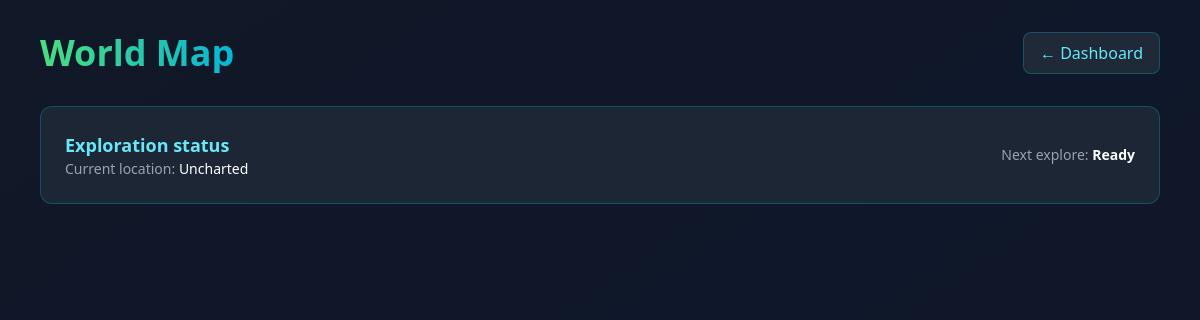
Before: /pages/world_map.php (signed in) with the older database file.
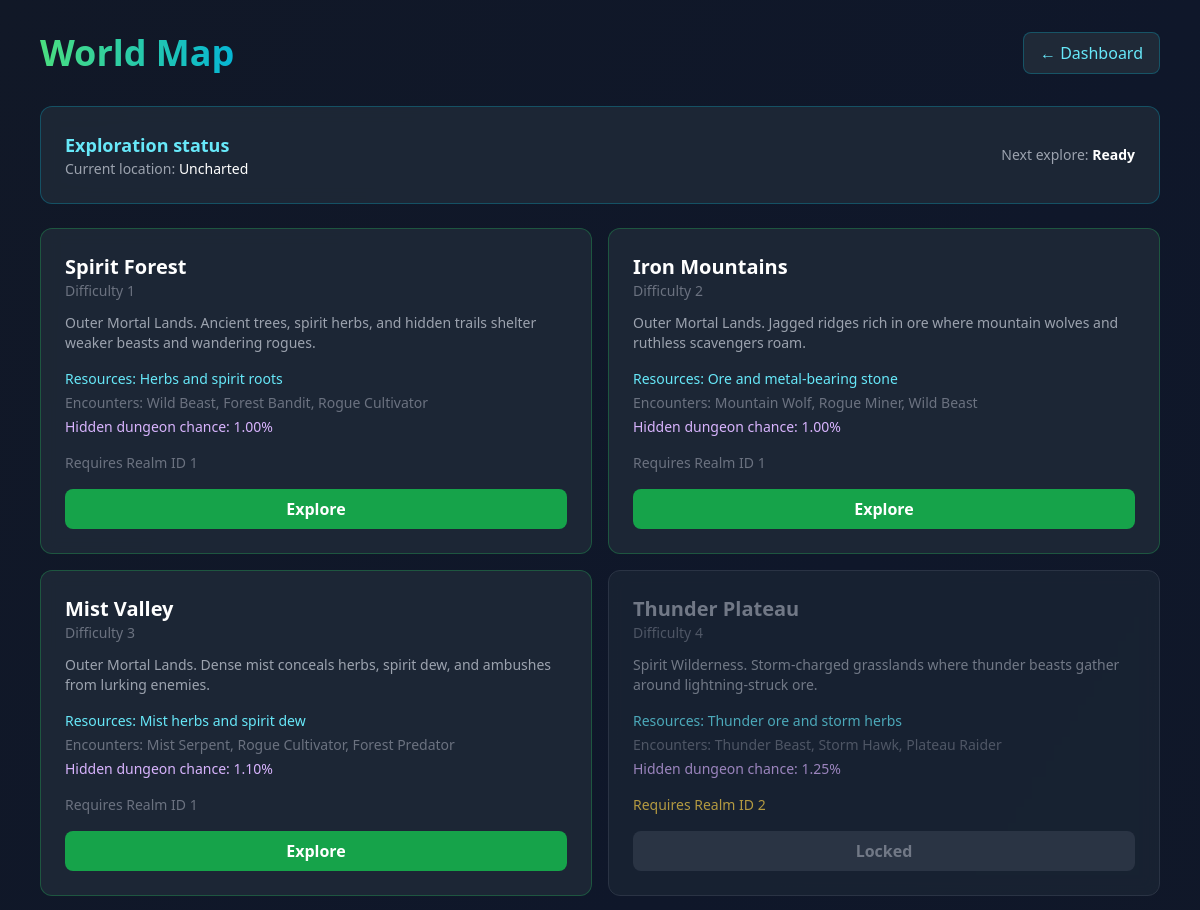
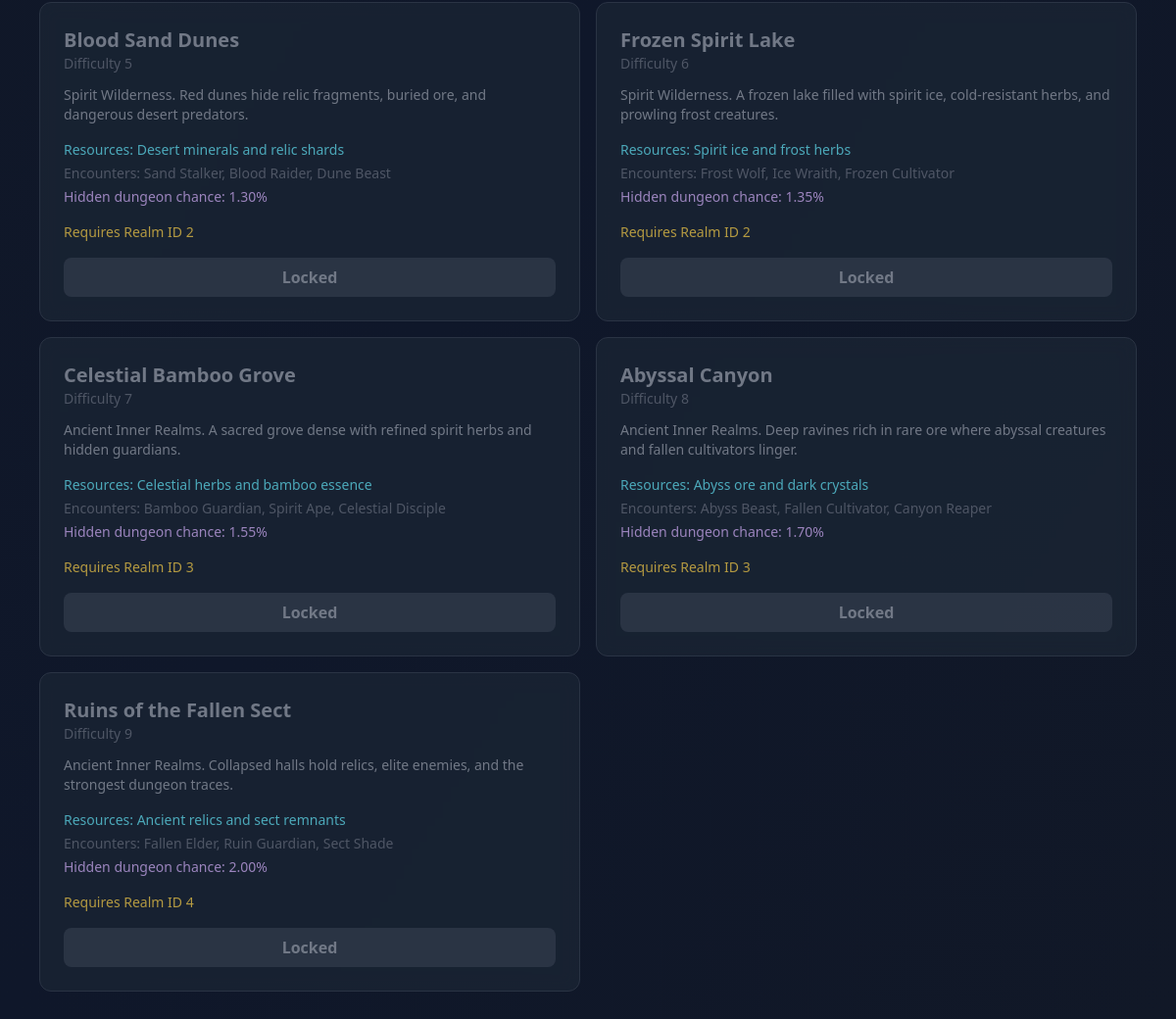
After: the same page with the newer database file (2 pictures, top to bottom).
### tables this page shows
CREATE TABLE IF NOT EXISTS world_regions (
    id INT UNSIGNED AUTO_INCREMENT PRIMARY KEY,
    name VARCHAR(100) NOT NULL,
    difficulty INT UNSIGNED NOT NULL DEFAULT 1,
    description TEXT,
    min_realm_id INT UNSIGNED NOT NULL DEFAULT 1,
    resource_type VARCHAR(100) NOT NULL DEFAULT 'Mixed Resources',
    exploration_encounters TEXT,
    hidden_dungeon_chance DECIMAL(5,2) NOT NULL DEFAULT 1.00,
    can_be_captured TINYINT(1) NOT NULL DEFAULT 0,
    INDEX idx_min_realm (min_realm_id),
    INDEX idx_difficulty (difficulty),
    INDEX idx_captureable (can_be_captured)
);

### services/ExplorationService.php (called while the page is built, shortened)
<?php
class ExplorationService
{
    public function getRegionsForUser(int $userId): array
    {
        try {
            $db = Database::getConnection();
            $stmt = $db->prepare('SELECT realm_id FROM users WHERE id = ? LIMIT 1');
            $stmt->execute([$userId]);
            $userRealmId = (int)($stmt->fetchColumn() ?: 1);
            $stmt = $db->prepare("
                SELECT ul.region_id, ul.last_explore_at, r.name, r.resource_type, r.exploration_encounters, r.hidden_dungeon_chance
                FROM user_location ul
                JOIN world_regions r ON r.id = ul.region_id
                WHERE ul.user_id = ?
                LIMIT 1
            ");
            $stmt->execute([$userId]);
            $location = $stmt->fetch(PDO::FETCH_ASSOC) ?: null;
            $stmt = $db->query("
                SELECT id, name, difficulty, description, min_realm_id, resource_type, exploration_encounters, hidden_dungeon_chance
                FROM world_regions
                ORDER BY min_realm_id ASC, difficulty ASC, id ASC
            ");
            $regions = $stmt->fetchAll(PDO::FETCH_ASSOC) ?: [];
            $cooldownRemaining = $this->getCooldownRemaining($userId);
            return [
                'regions' => $regions,
                'user_realm_id' => $userRealmId,
                'current_location' => $location,
                'cooldown_remaining' => $cooldownRemaining,
            ];
        } catch (PDOException $e) {
            error_log('ExplorationService::getRegionsForUser ' . $e->getMessage());
            return [
                'regions' => [],
                'user_realm_id' => 1,
                'current_location' => null,
                'cooldown_remaining' => 0,
            ];
        }
    }
    public function getCooldownRemaining(int $userId): int
    {
        try {
            $db = Database::getConnection();
            $stmt = $db->prepare('SELECT last_explore_at FROM user_location WHERE user_id = ? LIMIT 1');
            $stmt->execute([$userId]);
            $lastAt = $stmt->fetchColumn();
            if ($lastAt === false || $lastAt === null || $lastAt === '') {
                return 0;
            }
            $elapsed = time() - (int)strtotime((string)$lastAt);
            return max(0, self::EXPLORE_COOLDOWN_SECONDS - $elapsed);
        } catch (PDOException $e) {
            error_log('ExplorationService::getCooldownRemaining ' . $e->getMessage());
            return 0;
        }
    }
}

### pages/world_map.php (the view, shortened to what the changed rows need)
<?php
require_once dirname(__DIR__) . '/core/SessionHelper.php';
require_once dirname(__DIR__) . '/services/ExplorationService.php';
$userId = SessionHelper::requireLoggedIn();
$service = new ExplorationService();
$mapData = $service->getRegionsForUser($userId);
$regions = $mapData['regions'] ?? [];
?>
<!DOCTYPE html>
<html lang="en">
<head>
    <script src="https://cdn.tailwindcss.com"></script>
</head>
<body class="bg-gradient-to-br from-gray-900 via-slate-900 to-gray-900 min-h-screen">
    <div class="container mx-auto px-4 py-8 max-w-6xl">
        <div class="flex justify-between items-center mb-8">
            <h1 class="text-4xl font-bold bg-gradient-to-r from-green-400 to-cyan-500 bg-clip-text text-transparent">World Map</h1>
        </div>
        <div class="bg-gray-800/90 backdrop-blur border border-cyan-500/30 rounded-xl p-6 mb-6">
            <div class="flex flex-wrap items-center justify-between gap-4">
                <div>
                    <h2 class="text-lg font-semibold text-cyan-300">Exploration status</h2>
                </div>
            </div>
        </div>
        <div class="grid grid-cols-1 md:grid-cols-2 xl:grid-cols-3 gap-4">
            <?php foreach ($regions as $region): ?>
                <?php $locked = !empty($region['locked']); ?>
                <div class="bg-gray-800/90 backdrop-blur border <?php echo $locked ? 'border-gray-700 opacity-70' : 'border-green-500/30'; ?> rounded-xl p-6">
                    <div class="flex justify-between items-start gap-3 mb-3">
                        <div>
                            <h3 class="text-xl font-semibold <?php echo $locked ? 'text-gray-400' : 'text-white'; ?>">
                                <?php echo htmlspecialchars($region['name'] ?? '', ENT_QUOTES, 'UTF-8'); ?>
                            </h3>
                            <p class="text-sm text-gray-500">Difficulty <?php echo (int)($region['difficulty'] ?? 1); ?></p>
                        </div>
                    </div>
                    <p class="text-sm text-gray-400 mb-4"><?php echo htmlspecialchars($region['description'] ?? '', ENT_QUOTES, 'UTF-8'); ?></p>
                    <p class="text-sm text-cyan-300 mb-1">Resources: <?php echo htmlspecialchars($region['resource_type'] ?? 'Unknown', ENT_QUOTES, 'UTF-8'); ?></p>
                    <p class="text-sm text-gray-500 mb-1">Encounters: <?php echo htmlspecialchars($region['exploration_encounters'] ?? 'Unknown', ENT_QUOTES, 'UTF-8'); ?></p>
                    <p class="text-sm text-purple-300 mb-4">Hidden dungeon chance: <?php echo number_format((float)($region['hidden_dungeon_chance'] ?? 1.0), 2); ?>%</p>
                    <p class="text-sm <?php echo $locked ? 'text-amber-300' : 'text-gray-500'; ?> mb-4">
                        Requires Realm ID <?php echo (int)($region['min_realm_id'] ?? 1); ?>
                    </p>
                    <button
                        type="button"
                        class="explore-btn w-full py-2 rounded-lg font-semibold transition-all disabled:opacity-50 disabled:cursor-not-allowed <?php echo $locked ? 'bg-gray-700 text-gray-400' : 'bg-green-600 hover:bg-green-500 text-white'; ?>"
                        data-region-id="<?php echo (int)$region['id']; ?>"
                        data-region-name="<?php echo htmlspecialchars($region['name'] ?? '', ENT_QUOTES, 'UTF-8'); ?>"
                        <?php echo $locked ? 'disabled' : ''; ?>
                    >
                        <?php echo $locked ? 'Locked' : 'Explore'; ?>
                    </button>
                </div>
            <?php endforeach; ?>
        </div>
    </div>
</body>
</html>

Changed rows visible on the page:
added world_regions: name "Spirit Forest", difficulty "1", description "Outer Mortal Lands. Ancient trees, spirit herbs, and hidden trails shelter weaker beasts and wandering rogues.", resource_type "Herbs and spirit roots", exploration_encounters "Wild Beast, Forest Bandit, Rogue Cultivator", hidden_dungeon_chance "1.00", min_realm "1", shows "Explore"
added world_regions: name "Iron Mountains", difficulty "2", description "Outer Mortal Lands. Jagged ridges rich in ore where mountain wolves and ruthless scavengers roam.", resource_type "Ore and metal-bearing stone", exploration_encounters "Mountain Wolf, Rogue Miner, Wild Beast", hidden_dungeon_chance "1.00", min_realm "1", shows "Explore"
added world_regions: name "Mist Valley", difficulty "3", description "Outer Mortal Lands. Dense mist conceals herbs, spirit dew, and ambushes from lurking enemies.", resource_type "Mist herbs and spirit dew", exploration_encounters "Mist Serpent, Rogue Cultivator, Forest Predator", hidden_dungeon_chance "1.10", min_realm "1", shows "Explore"
added world_regions: name "Thunder Plateau", difficulty "4", description "Spirit Wilderness. Storm-charged grasslands where thunder beasts gather around lightning-struck ore.", resource_type "Thunder ore and storm herbs", exploration_encounters "Thunder Beast, Storm Hawk, Plateau Raider", hidden_dungeon_chance "1.25", min_realm "2", shows "Locked"
added world_regions: name "Blood Sand Dunes", difficulty "5", description "Spirit Wilderness. Red dunes hide relic fragments, buried ore, and dangerous desert predators.", resource_type "Desert minerals and relic shards", exploration_encounters "Sand Stalker, Blood Raider, Dune Beast", hidden_dungeon_chance "1.30", min_realm "2", shows "Locked"
added world_regions: name "Frozen Spirit Lake", difficulty "6", description "Spirit Wilderness. A frozen lake filled with spirit ice, cold-resistant herbs, and prowling frost creatures.", resource_type "Spirit ice and frost herbs", exploration_encounters "Frost Wolf, Ice Wraith, Frozen Cultivator", hidden_dungeon_chance "1.35", min_realm "2", shows "Locked"
added world_regions: name "Celestial Bamboo Grove", difficulty "7", description "Ancient Inner Realms. A sacred grove dense with refined spirit herbs and hidden guardians.", resource_type "Celestial herbs and bamboo essence", exploration_encounters "Bamboo Guardian, Spirit Ape, Celestial Disciple", hidden_dungeon_chance "1.55", min_realm "3", shows "Locked"
added world_regions: name "Abyssal Canyon", difficulty "8", description "Ancient Inner Realms. Deep ravines rich in rare ore where abyssal creatures and fallen cultivators linger.", resource_type "Abyss ore and dark crystals", exploration_encounters "Abyss Beast, Fallen Cultivator, Canyon Reaper", hidden_dungeon_chance "1.70", min_realm "3", shows "Locked"
added world_regions: name "Ruins of the Fallen Sect", difficulty "9", description "Ancient Inner Realms. Collapsed halls hold relics, elite enemies, and the strongest dungeon traces.", resource_type "Ancient relics and sect remnants", exploration_encounters "Fallen Elder, Ruin Guardian, Sect Shade", hidden_dungeon_chance "2.00", min_realm "4", shows "Locked"
